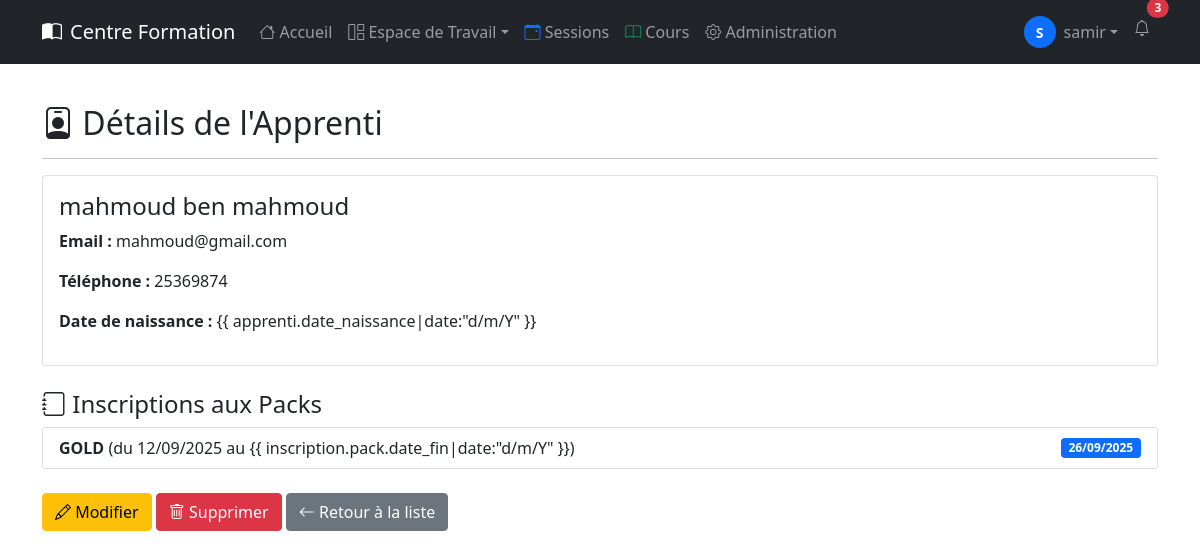
The page /apprentis/1/ (signed in) on the database its author committed.
### accounts/models.py (models this page shows)
class CustomUser(AbstractUser):
    email = models.EmailField(unique=True, verbose_name='adresse email')
    phone_number = models.CharField(max_length=15, blank=True, null=True)
    date_of_birth = models.DateField(blank=True, null=True)
    profile_picture = models.ImageField(
        upload_to='profile_pics/', blank=True, null=True)
    bio = models.TextField(blank=True, null=True)
    USERNAME_FIELD = 'email'
    REQUIRED_FIELDS = ['username']

### apprentis/models.py (models this page shows, shortened)
class Apprenti(models.Model):
    nom = models.CharField(max_length=200, null=True)
    prenom = models.CharField(max_length=200, null=True)
    email = models.EmailField(unique=True, default="migrations@exemple.com")
    date_naissance = models.DateField(null=True, blank=True)
    telephone = models.CharField(max_length=20, blank=True)
    adresse = models.TextField(null=True, blank=True)

class Inscription(models.Model):
    apprenti = models.ForeignKey(
        Apprenti, related_name="inscriptions", on_delete=models.CASCADE)
    pack = models.ForeignKey(PackFormation, related_name="inscriptions",
                             on_delete=models.SET_NULL, null=True, blank=True)
    date_inscription = models.DateTimeField(auto_now_add=True)
    statut = models.CharField(
        max_length=20,
        choices=[("en_attente", "En attente"),
                 ("confirmee", "Confirmée"),
                 ("annulee", "Annulée")],
        default="en_attente"
    )
    class Meta:
        unique_together = ("apprenti", "pack")  # évite les doublons

### param/models.py (models this page shows, shortened)
class PackFormation(models.Model):
    titre = models.CharField(max_length=200)
    description = models.TextField(blank=True)
    date_debut = models.DateField()
    date_fin = models.DateField()
    prix = models.DecimalField(max_digits=10, decimal_places=2)
    nb_apprentis_max = models.PositiveIntegerField()
    actif = models.BooleanField(default=False)

### apprentis/views.py (the view)
# urls.py: path("<int:apprenti_id>/", views.detail_apprenti, name="detail_apprenti"),
@login_required
def detail_apprenti(request, apprenti_id):
    apprenti = get_object_or_404(Apprenti, id=apprenti_id)
    inscriptions = Inscription.objects.filter(apprenti=apprenti)
    return render(request, "apprentis/detail_apprenti.html", {
        "apprenti": apprenti,
        "inscriptions": inscriptions,
    })

### apprentis/templates/apprentis/detail_apprenti.html
{% extends "base.html" %} {% block content %}
<div class="container mt-4">
  <h2><i class="bi bi-person-badge"></i> Détails de l'Apprenti</h2>
  <hr />
  <div class="card mb-4">
    <div class="card-body">
      <h4 class="card-title">{{ apprenti.nom }} {{ apprenti.prenom }}</h4>
      <p><strong>Email :</strong> {{ apprenti.email }}</p>
      <p><strong>Téléphone :</strong> {{ apprenti.telephone }}</p>
      <p>
        <strong>Date de naissance :</strong> {{
        apprenti.date_naissance|date:"d/m/Y" }}
      </p>
    </div>
  </div>
  <h4><i class="bi bi-journal"></i> Inscriptions aux Packs</h4>
  {% if inscriptions %}
  <ul class="list-group">
    {% for inscription in inscriptions %}
    <li
      class="list-group-item d-flex justify-content-between align-items-center"
    >
      <span>
        <strong>{{ inscription.pack.titre }}</strong>
        (du {{ inscription.pack.date_debut|date:"d/m/Y" }} au {{
        inscription.pack.date_fin|date:"d/m/Y" }})
      </span>
      <span class="badge bg-primary"
        >{{ inscription.date_inscription|date:"d/m/Y" }}</span
      >
    </li>
    {% endfor %}
  </ul>
  {% else %}
  <div class="alert alert-info mt-3">
    <i class="bi bi-info-circle"></i> Cet apprenti n'est inscrit à aucun pack
    pour le moment.
  </div>
  {% endif %}
  <div class="mt-4">
    <a
      href="{% url 'apprentis:modifier_apprenti' apprenti.id %}"
      class="btn btn-warning"
    >
      <i class="bi bi-pencil"></i> Modifier
    </a>
    <a
      href="{% url 'apprentis:supprimer_apprenti' apprenti.id %}"
      class="btn btn-danger"
    >
      <i class="bi bi-trash"></i> Supprimer
    </a>
    <a href="{% url 'apprentis:liste_apprentis' %}" class="btn btn-secondary">
      <i class="bi bi-arrow-left"></i> Retour à la liste
    </a>
  </div>
</div>
{% endblock %}

### templates/nav.html (shortened to what this page needs)
<nav class="navbar navbar-expand-lg navbar-dark bg-dark fixed-top" id="navbar">
  <div class="container">
    <a class="navbar-brand d-flex align-items-center" href="{% url 'home' %}">
      <i class="bi bi-book-half me-2"></i>
      Centre Formation
    </a>
    <div class="collapse navbar-collapse" id="navbarNav">
      <ul class="navbar-nav me-auto">
        <li class="nav-item">
          <a class="nav-link" href="{% url 'home' %}"><i class="bi bi-house"></i> Accueil</a>
        </li>
        {% if user.is_authenticated %}
          <li class="nav-item dropdown">
            <a class="nav-link dropdown-toggle" href="#" id="workspaceDropdown" role="button" data-bs-toggle="dropdown" aria-expanded="false"><i class="bi bi-grid-1x2"></i> Espace de Travail</a>
          </li>
          <li class="nav-item">
            <a class="nav-link" href="{% url 'param:sessionsliste' %}"><i class="bi bi-calendar-event text-primary"></i> Sessions</a>
          </li>
          <li class="nav-item">
            <a class="nav-link" href="{% url 'param:coursliste' %}"><i class="bi bi-book text-success"></i> Cours</a>
          </li>
          {% if user.is_staff %}
            <li class="nav-item">
              <a class="nav-link" href="{% url 'admin:index' %}"><i class="bi bi-gear"></i> Administration</a>
            </li>
          {% endif %}
        {% endif %}
      </ul>
      <ul class="navbar-nav ms-auto">
        {% if user.is_authenticated %}
          <li class="nav-item dropdown">
            <a class="nav-link dropdown-toggle d-flex align-items-center" href="#" id="navbarDropdown" role="button" data-bs-toggle="dropdown" aria-expanded="false">
              {% if user.profile_picture %}
                <img src="{{ user.profile_picture.url }}" alt="{{ user.username }}" class="rounded-circle me-2" width="32" height="32" style="object-fit: cover" />
              {% else %}
                <div class="bg-primary rounded-circle d-flex align-items-center justify-content-center me-2" style="width: 32px; height: 32px">
                  <span class="text-white fw-bold small">{{ user.username|first|upper }}</span>
                </div>
              {% endif %}
              <span class="d-none d-md-inline">{{ user.username }}</span>
            </a>
          </li>
          <li class="nav-item">
            <a class="nav-link position-relative" href="#">
              <i class="bi bi-bell"></i>
              <span class="position-absolute top-0 start-100 translate-middle badge rounded-pill bg-danger">
                3
              </span>
            </a>
          </li>
        {% endif %}
      </ul>
    </div>
  </div>
</nav>
<div style="height: 80px"></div>

### rows shown on the page
CustomUser: username|first "S", username "samir"
Apprenti: nom "mahmoud", prenom "ben mahmoud", email "mahmoud@gmail.com", telephone "25369874"
Inscription: pack.titre "GOLD", pack.date_debut "12/09/2025", date_inscription "26/09/2025"
